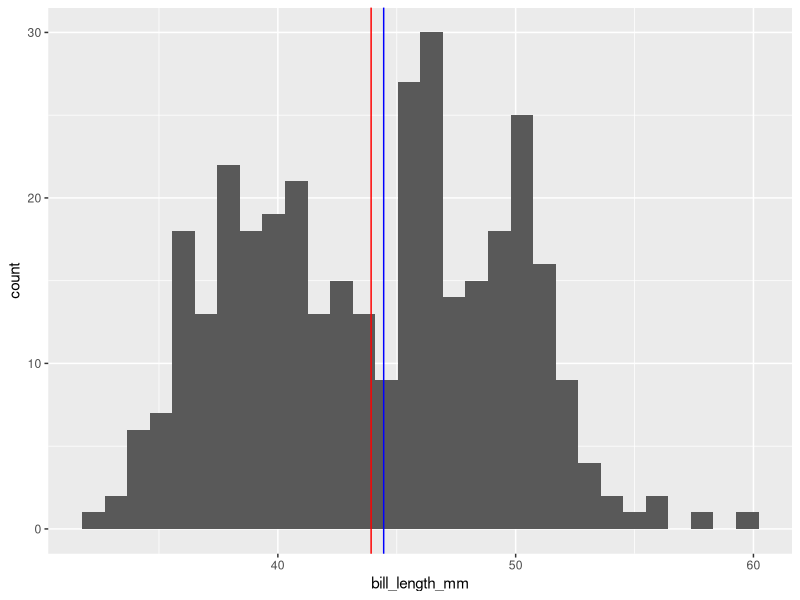

Recreate this plot in R.
## ---- chunk 1
knitr::opts_chunk$set(echo = TRUE)
## ---- chunk 2
library(tidyverse)
library(palmerpenguins)
view(penguins)
## ---- chunk 3
mean_peng <-penguins %>% 
  select(bill_length_mm) %>%
  summarise(mean = mean(bill_length_mm, na.rm = TRUE)) 
  head(mean_peng)
## ---- chunk 4
 median_peng <- penguins %>% 
  select(bill_length_mm) %>%
  summarise(median = median(bill_length_mm, na.rm = TRUE))
  head(median_peng)



## ---- chunk 5
 var_peng <- penguins %>% 
  select(bill_length_mm) %>%
  summarise(variance = var(bill_length_mm, na.rm = TRUE))
  
head(var_peng)





## ---- chunk 6
#Selecting only the column that needs to be counted
bill_peng <- penguins %>% 
  select(bill_length_mm) %>% 
  na.exclude()

#Counting number of observations for bill_Length_mm
#tally(p2)

#SE = SD/sqrt(n)

#SD = sqrt(var(y))
#sqrt(p3)

standard_error <- sqrt(var_peng)/sqrt(tally(bill_peng))
head(standard_error)
#Standard error is 0.294
## ---- chunk 7
ggplot(bill_peng, aes(x = bill_length_mm)) +
  geom_histogram() +
  geom_vline(xintercept = mean(penguins$bill_length_mm, na.rm = TRUE), colour = "red") +
geom_vline(xintercept = median(penguins$bill_length_mm, na.rm = TRUE), colour = "blue")
## ---- chunk 8
#Finding correlation between bill length and bill depth.
penguins %>% 
group_by(species) %>% 
na.exclude() %>% 
summarise(cor = cor( bill_length_mm, bill_depth_mm)) 
  
#Finding covariance between bill length and bill depth.
penguins %>% 
group_by(species) %>% 
na.exclude() %>% 
summarise(cov = cov( bill_length_mm, bill_depth_mm)) 

#penguins %>% 
#  group_by(species) %>% 
#  summarise(cor = broom::glance(cor.test(bill_length_mm, #bill_depth_mm)))

